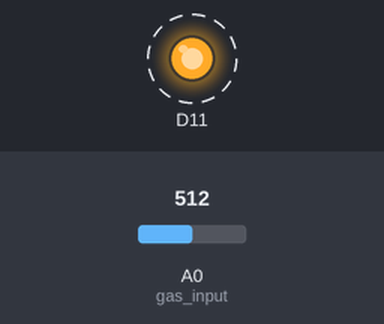
A program run on a simulated Arduino board driven over Firmata from a computer. Shown: output pins drawn as LEDs (lit = HIGH). Dashed ring = blinking. Inputs (shaded band) come from the test bench; at power-on: A0 (gas_input) = 512 (analog values on the 0–1023 scale). The desktop window is not drawn, its controls go by their first labels and the mouse button is held 0.15 s; message boxes are confirmed after 1 s.

Above: at 6.2 s.
6.3 s: A0 (gas_input) set to 322
9.8 s: A0 (gas_input) set to 289
At 10.1 s:
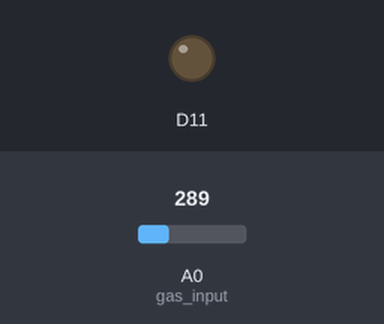
11.4 s: A0 (gas_input) set to 511
At 12.4 s:
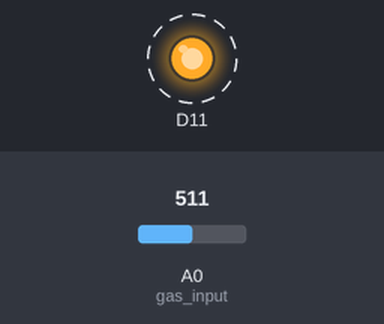
15.8 s: A0 (gas_input) set to 306
At 17.6 s:
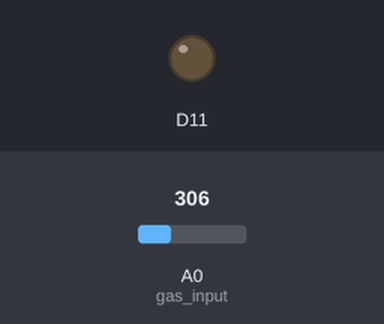
Timing chart, 0 to 18.7 s (numbered marks = the images above; inputs shaded):
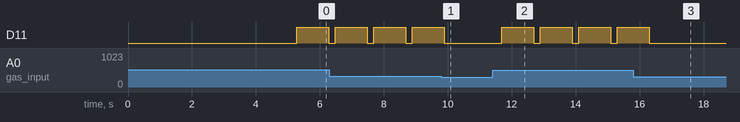

Measured:
- the behaviour switches between 307 and 306 on A0 (gas_input) (found by bisection; images 0 and 1)
- after the input at 9.8 s, D11: goes on until 9.9 s, then stays LOW
- after the input at 11.4 s, D11: alternates HIGH for 1.0 s and LOW for 0.20 s, starting after 0.29 s
- after the input at 15.8 s, D11: goes on until 16.3 s, then stays LOW
- by itself, D11: alternates HIGH for 1.0 s and LOW for 0.20 s

The program:

alarm_run.py
```python
# importing all the required libraries
import pyfirmata
import time
import tkinter
from tkinter import messagebox

# adding the location of the microcontroller board - Arduino
board = pyfirmata.Arduino('/dev/ttyACM0')

# the board is initialized, and connection request sent
it = pyfirmata.util.Iterator(board)
it.start()

#the tkinter library is initialized
root = tkinter.Tk()
root.withdraw()

#input pin activated in the in Arduino microcontroller board
gas_input = board.get_pin('a:0:i')

#while loop to constaly check the gas leakage
while True:
    gas_val = gas_input.read()      #read the analog value in the analog input
    time.sleep(0.2)
    try:
        if gas_val > 0.3:           #checking is the value is higher than normal
            board.digital[11].write(1)
            messagebox.showinfo("**WARNING**", "LPG Leakage") # showing the emergengy system-pop, after the gas leakage is detected
            root.update()
        else:
            continue
    except:
        continue
    board.digital[11].write(0)      #showing an indicator LED in the board signalling the emergency
```
